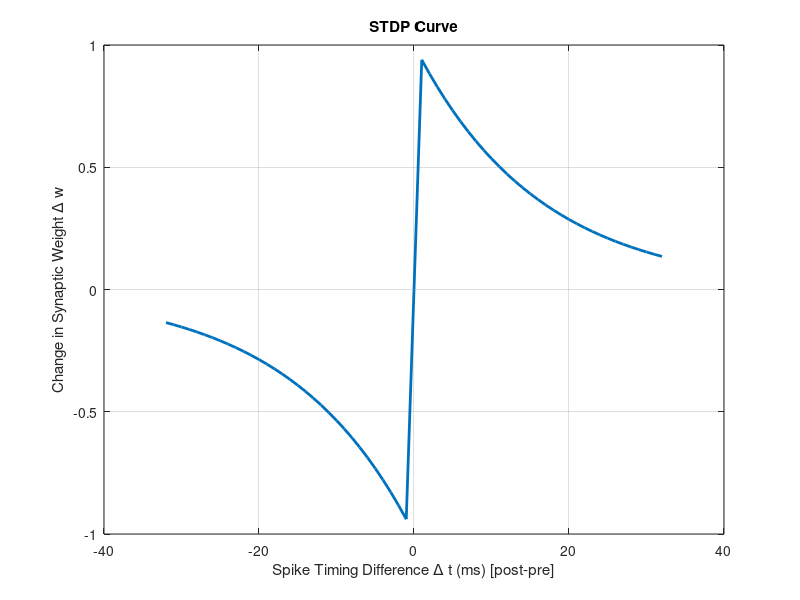

Recreate this plot in MATLAB.
% 定义参数
dt = -32:1:32; % post-pre
aLTP = 1;
aLTD = -1;
tauLTP = 16; % ms
tauLTD = 16; % ms
eta = 1; 
time_window = 32;
multiple = 8; % 定义倍数值

% 计算deltaW
deltaW = zeros(size(dt));
for i = 1:length(dt)
    if dt(i) > 0
        % LTP: Δt > 0
        deltaW(i) = eta * aLTP * exp(-dt(i)/tauLTP);
    elseif dt(i) < 0
        % LTD: Δt < 0
        deltaW(i) = eta * aLTD * exp(dt(i)/tauLTD);
    else
        % Δt = 0
        deltaW(i) = 0;
    end
end



% 绘图
figure;
plot(dt, deltaW, 'LineWidth', 2);
xlabel('Spike Timing Difference \Delta t (ms) [post-pre]');
ylabel('Change in Synaptic Weight \Delta w');
title('STDP Curve');
grid on;

% 应用倍数值，四舍五入到整数，然后输出0到-time_window部分
disp('Array from 0 to -time_window, multiplied and rounded:');
index_neg = dt >= -time_window & dt < 0;
multiplied_neg = -round(deltaW(index_neg) * multiple); % 应用倍数并四舍五入
disp(['(', strjoin(arrayfun(@num2str, multiplied_neg, 'UniformOutput', false), ', '), ');']);

% 应用倍数值，四舍五入到整数，然后输出0到time_window部分
disp('Array from 0 to time_window, multiplied and rounded:');
index_pos = dt <= time_window & dt > 0;
multiplied_pos = round(deltaW(index_pos) * multiple); % 应用倍数并四舍五入
disp(['(', strjoin(arrayfun(@num2str, multiplied_pos, 'UniformOutput', false), ', '), ');']);
